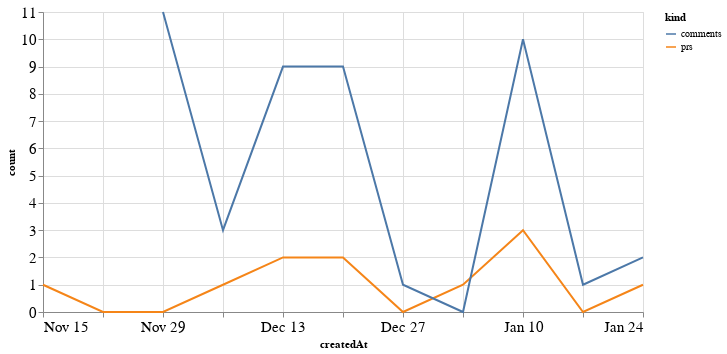

Notebook code for this chart:
### Code cell
alt.Chart(total_time, width=600).mark_line().encode(
    x='createdAt',
    y='count',
    color='kind'
)

### Figure 1 — Vega-Lite specification as saved in the notebook (floating-point values rounded to 4 significant figures)
{"config": {"axisLeft": {"labelFontSize": 15}, "axisBottom": {"labelFontSize": 15}}, "data": {"name": "data-02d321310c63453ce888e1677e426350"}, "mark": "line", "encoding": {"color": {"type": "nominal", "field": "kind"}, "x": {"type": "temporal", "field": "createdAt"}, "y": {"type": "quantitative", "field": "count"}}, "width": 600, "$schema": "https://vega.github.io/schema/vega-lite/v4.8.1.json", "datasets": {"data-02d321310c63453ce888e1677e426350": [{"createdAt": "2020-11-15T00:00:00", "kind": "prs", "count": 1.0}, {"createdAt": "2020-11-22T00:00:00", "kind": "prs", "count": 0.0}, {"createdAt": "2020-11-29T00:00:00", "kind": "prs", "count": 0.0}, {"createdAt": "2020-12-06T00:00:00", "kind": "prs", "count": 1.0}, {"createdAt": "2020-12-13T00:00:00", "kind": "prs", "count": 2.0}, {"createdAt": "2020-12-20T00:00:00", "kind": "prs", "count": 2.0}, {"createdAt": "2020-12-27T00:00:00", "kind": "prs", "count": 0.0}, {"createdAt": "2021-01-03T00:00:00", "kind": "prs", "count": 1.0}, {"createdAt": "2021-01-10T00:00:00", "kind": "prs", "count": 3.0}, {"createdAt": "2021-01-17T00:00:00", "kind": "prs", "count": 0.0}, {"createdAt": "2021-01-24T00:00:00", "kind": "prs", "count": 1.0}, {"createdAt": "2020-11-15T00:00:00", "kind": "comments", "count": null}, {"createdAt": "2020-11-22T00:00:00", "kind": "comments", "count": null}, {"createdAt": "2020-11-29T00:00:00", "kind": "comments", "count": 11.0}, {"createdAt": "2020-12-06T00:00:00", "kind": "comments", "count": 3.0}, {"createdAt": "2020-12-13T00:00:00", "kind": "comments", "count": 9.0}, {"createdAt": "2020-12-20T00:00:00", "kind": "comments", "count": 9.0}, {"createdAt": "2020-12-27T00:00:00", "kind": "comments", "count": 1.0}, {"createdAt": "2021-01-03T00:00:00", "kind": "comments", "count": 0.0}, {"createdAt": "2021-01-10T00:00:00", "kind": "comments", "count": 10.0}, {"createdAt": "2021-01-17T00:00:00", "kind": "comments", "count": 1.0}, {"createdAt": "2021-01-24T00:00:00", "kind": "comments", "count": 2.0}]}}
